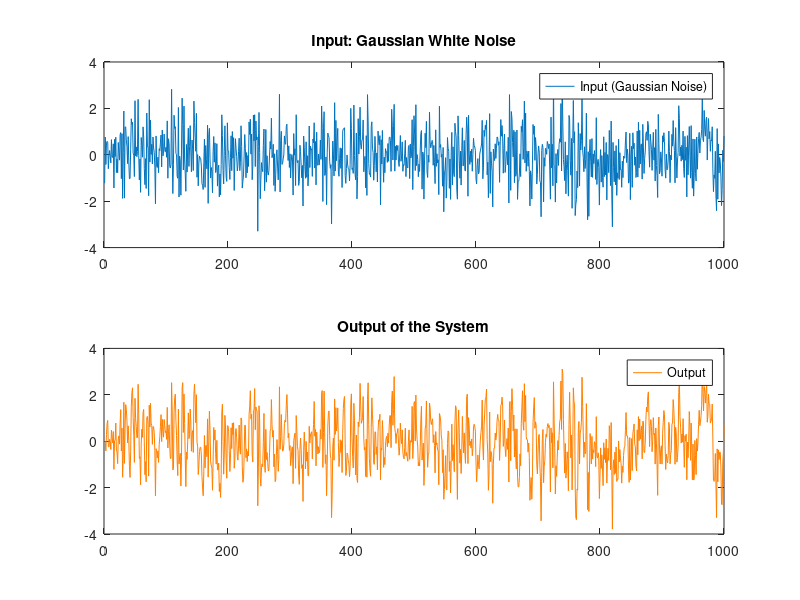

Here is the MATLAB script that generated this plot: (Note: this script raises an error after producing the figure.)
clc
clear
close all

n_points = 1000;
rng(0); %seed
x = randn(1, n_points);
y = zeros(1, n_points);

for n = 3:n_points
    y(n) = 0.5 * y(n-1) - 0.1 * y(n-2) + x(n);
end

figure;
subplot(2, 1, 1);
plot(x);
title('Input: Gaussian White Noise');
legend('Input (Gaussian Noise)');

subplot(2, 1, 2);
plot(y, 'Color', [1 0.5 0]);
title('Output of the System');
legend('Output');

sgtitle('System Input and Output');